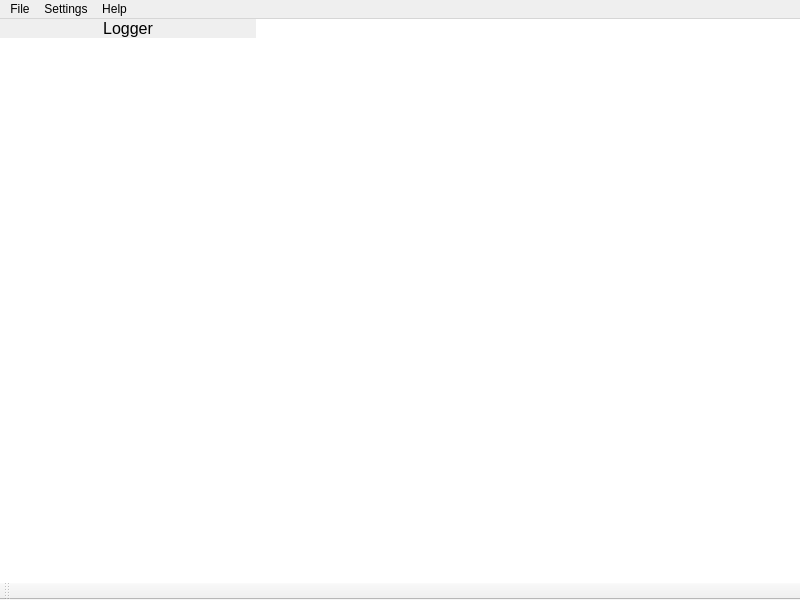
<?xml version="1.0" encoding="UTF-8"?>
<ui version="4.0">
 <class>MainWindow</class>
 <widget class="QMainWindow" name="MainWindow">
  <property name="geometry">
   <rect>
    <x>0</x>
    <y>0</y>
    <width>800</width>
    <height>600</height>
   </rect>
  </property>
  <property name="font">
   <font>
    <pointsize>9</pointsize>
   </font>
  </property>
  <property name="mouseTracking">
   <bool>true</bool>
  </property>
  <property name="windowTitle">
   <string>SVD builder</string>
  </property>
  <property name="autoFillBackground">
   <bool>false</bool>
  </property>
  <widget class="QWidget" name="centralwidget">
   <property name="sizePolicy">
    <sizepolicy hsizetype="Expanding" vsizetype="Expanding">
     <horstretch>0</horstretch>
     <verstretch>0</verstretch>
    </sizepolicy>
   </property>
   <layout class="QHBoxLayout" name="centralLayout" stretch="0,0">
    <property name="spacing">
     <number>0</number>
    </property>
    <property name="sizeConstraint">
     <enum>QLayout::SetDefaultConstraint</enum>
    </property>
    <property name="leftMargin">
     <number>0</number>
    </property>
    <property name="topMargin">
     <number>0</number>
    </property>
    <property name="rightMargin">
     <number>0</number>
    </property>
    <property name="bottomMargin">
     <number>0</number>
    </property>
    <item>
     <widget class="QWidget" name="loggerWidget" native="true">
      <property name="enabled">
       <bool>true</bool>
      </property>
      <layout class="QVBoxLayout" name="loggerLayout">
       <property name="spacing">
        <number>0</number>
       </property>
       <property name="leftMargin">
        <number>0</number>
       </property>
       <property name="topMargin">
        <number>0</number>
       </property>
       <property name="rightMargin">
        <number>0</number>
       </property>
       <property name="bottomMargin">
        <number>0</number>
       </property>
       <item>
        <widget class="QLabel" name="label">
         <property name="font">
          <font>
           <pointsize>12</pointsize>
           <bold>false</bold>
          </font>
         </property>
         <property name="autoFillBackground">
          <bool>true</bool>
         </property>
         <property name="styleSheet">
          <string notr="true"/>
         </property>
         <property name="text">
          <string>Logger</string>
         </property>
         <property name="alignment">
          <set>Qt::AlignCenter</set>
         </property>
        </widget>
       </item>
       <item>
        <widget class="QPlainTextEdit" name="loggerOutput">
         <property name="sizePolicy">
          <sizepolicy hsizetype="Fixed" vsizetype="Expanding">
           <horstretch>0</horstretch>
           <verstretch>0</verstretch>
          </sizepolicy>
         </property>
         <property name="font">
          <font>
           <pointsize>10</pointsize>
          </font>
         </property>
         <property name="frameShape">
          <enum>QFrame::NoFrame</enum>
         </property>
         <property name="documentTitle">
          <string notr="true"/>
         </property>
         <property name="undoRedoEnabled">
          <bool>false</bool>
         </property>
         <property name="readOnly">
          <bool>true</bool>
         </property>
        </widget>
       </item>
      </layout>
     </widget>
    </item>
    <item>
     <widget class="QGraphicsView" name="graphicsView">
      <property name="sizePolicy">
       <sizepolicy hsizetype="Expanding" vsizetype="Expanding">
        <horstretch>2</horstretch>
        <verstretch>0</verstretch>
       </sizepolicy>
      </property>
      <property name="autoFillBackground">
       <bool>false</bool>
      </property>
      <property name="frameShape">
       <enum>QFrame::NoFrame</enum>
      </property>
      <property name="alignment">
       <set>Qt::AlignLeading|Qt::AlignLeft|Qt::AlignTop</set>
      </property>
      <property name="renderHints">
       <set>QPainter::Antialiasing|QPainter::TextAntialiasing</set>
      </property>
      <property name="dragMode">
       <enum>QGraphicsView::ScrollHandDrag</enum>
      </property>
      <property name="transformationAnchor">
       <enum>QGraphicsView::AnchorUnderMouse</enum>
      </property>
     </widget>
    </item>
   </layout>
  </widget>
  <widget class="QMenuBar" name="menubar">
   <property name="geometry">
    <rect>
     <x>0</x>
     <y>0</y>
     <width>800</width>
     <height>25</height>
    </rect>
   </property>
   <widget class="QMenu" name="menu">
    <property name="title">
     <string>File</string>
    </property>
    <addaction name="actionOpen"/>
    <addaction name="separator"/>
    <addaction name="actionSave"/>
    <addaction name="actionSave_as"/>
   </widget>
   <widget class="QMenu" name="menuSettings">
    <property name="title">
     <string>Settings</string>
    </property>
    <widget class="QMenu" name="menuScale">
     <property name="mouseTracking">
      <bool>false</bool>
     </property>
     <property name="title">
      <string>Scale</string>
     </property>
     <addaction name="actionZoom_out"/>
     <addaction name="actionZoom_in"/>
    </widget>
    <addaction name="menuScale"/>
    <addaction name="actionSet_DPI"/>
   </widget>
   <widget class="QMenu" name="menuHelp">
    <property name="title">
     <string>Help</string>
    </property>
    <addaction name="actionShow_grammar"/>
   </widget>
   <addaction name="menu"/>
   <addaction name="menuSettings"/>
   <addaction name="menuHelp"/>
  </widget>
  <widget class="QToolBar" name="toolBar">
   <property name="windowTitle">
    <string>toolBar</string>
   </property>
   <attribute name="toolBarArea">
    <enum>BottomToolBarArea</enum>
   </attribute>
   <attribute name="toolBarBreak">
    <bool>false</bool>
   </attribute>
  </widget>
  <action name="actionSave">
   <property name="text">
    <string>Save</string>
   </property>
   <property name="shortcut">
    <string>Ctrl+S</string>
   </property>
  </action>
  <action name="actionSave_as">
   <property name="text">
    <string>Save as...</string>
   </property>
  </action>
  <action name="actionOpen">
   <property name="text">
    <string>Open</string>
   </property>
   <property name="shortcut">
    <string>Ctrl+O</string>
   </property>
  </action>
  <action name="actionZoom_out">
   <property name="text">
    <string>Zoom out</string>
   </property>
   <property name="shortcut">
    <string>Ctrl+-</string>
   </property>
  </action>
  <action name="actionZoom_in">
   <property name="text">
    <string>Zoom in</string>
   </property>
   <property name="shortcut">
    <string>Ctrl+=</string>
   </property>
  </action>
  <action name="actionSet_DPI">
   <property name="text">
    <string>Set DPI</string>
   </property>
  </action>
  <action name="actionShow_grammar">
   <property name="text">
    <string>Show grammar</string>
   </property>
  </action>
  <action name="actionAbout">
   <property name="text">
    <string>About...</string>
   </property>
  </action>
 </widget>
 <resources/>
 <connections/>
</ui>
